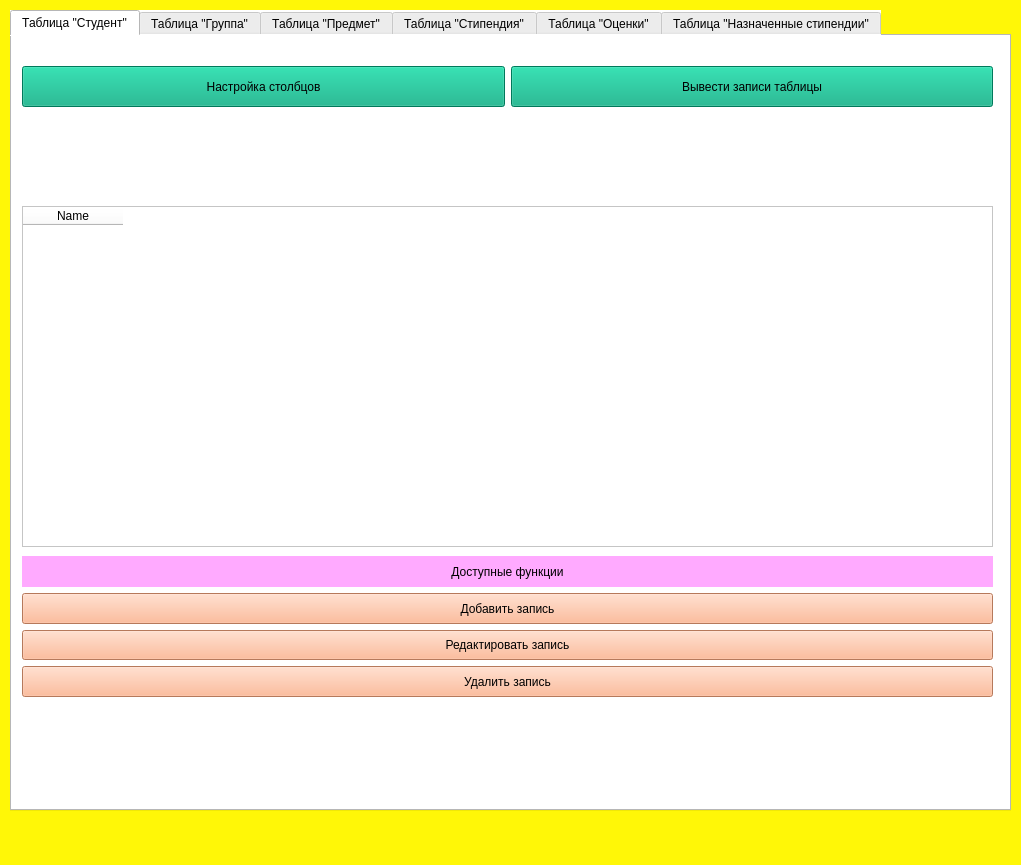
<?xml version="1.0" encoding="UTF-8"?>
<ui version="4.0">
 <class>MainWindow</class>
 <widget class="QMainWindow" name="MainWindow">
  <property name="geometry">
   <rect>
    <x>0</x>
    <y>0</y>
    <width>1021</width>
    <height>865</height>
   </rect>
  </property>
  <property name="windowTitle">
   <string>База данных &quot;Студент&quot;</string>
  </property>
  <property name="styleSheet">
   <string notr="true">background-color: rgb(255, 247, 7);</string>
  </property>
  <property name="documentMode">
   <bool>false</bool>
  </property>
  <property name="tabShape">
   <enum>QTabWidget::Rounded</enum>
  </property>
  <widget class="QWidget" name="centralwidget">
   <widget class="QTabWidget" name="tabWidget">
    <property name="geometry">
     <rect>
      <x>10</x>
      <y>10</y>
      <width>1001</width>
      <height>801</height>
     </rect>
    </property>
    <property name="styleSheet">
     <string notr="true">background-color: rgb(255, 255, 255);</string>
    </property>
    <property name="currentIndex">
     <number>0</number>
    </property>
    <widget class="QWidget" name="tab_student">
     <attribute name="title">
      <string>Таблица &quot;Студент&quot;</string>
     </attribute>
     <widget class="QTableWidget" name="tableWidget">
      <property name="geometry">
       <rect>
        <x>10</x>
        <y>170</y>
        <width>971</width>
        <height>341</height>
       </rect>
      </property>
      <column>
       <property name="text">
        <string>Name</string>
       </property>
      </column>
     </widget>
     <widget class="QWidget" name="">
      <property name="geometry">
       <rect>
        <x>10</x>
        <y>30</y>
        <width>971</width>
        <height>41</height>
       </rect>
      </property>
      <layout class="QHBoxLayout" name="horizontalLayout">
       <item>
        <widget class="QPushButton" name="pushButtonSettingsColumnsStudent">
         <property name="sizePolicy">
          <sizepolicy hsizetype="Minimum" vsizetype="Minimum">
           <horstretch>0</horstretch>
           <verstretch>0</verstretch>
          </sizepolicy>
         </property>
         <property name="styleSheet">
          <string notr="true">background-color: rgb(0, 170, 127);</string>
         </property>
         <property name="text">
          <string>Настройка столбцов</string>
         </property>
        </widget>
       </item>
       <item>
        <widget class="QPushButton" name="pushButtonDisplayRecordsStudent">
         <property name="sizePolicy">
          <sizepolicy hsizetype="Minimum" vsizetype="Minimum">
           <horstretch>0</horstretch>
           <verstretch>0</verstretch>
          </sizepolicy>
         </property>
         <property name="styleSheet">
          <string notr="true">background-color: rgb(0, 170, 127);</string>
         </property>
         <property name="text">
          <string>Вывести записи таблицы</string>
         </property>
        </widget>
       </item>
      </layout>
     </widget>
     <widget class="QWidget" name="">
      <property name="geometry">
       <rect>
        <x>10</x>
        <y>520</y>
        <width>971</width>
        <height>141</height>
       </rect>
      </property>
      <layout class="QVBoxLayout" name="verticalLayout">
       <item>
        <widget class="QLabel" name="labelAviableFuncStudent">
         <property name="sizePolicy">
          <sizepolicy hsizetype="Expanding" vsizetype="Preferred">
           <horstretch>0</horstretch>
           <verstretch>0</verstretch>
          </sizepolicy>
         </property>
         <property name="styleSheet">
          <string notr="true">background-color: rgb(255, 170, 255);</string>
         </property>
         <property name="text">
          <string>Доступные функции</string>
         </property>
         <property name="alignment">
          <set>Qt::AlignCenter</set>
         </property>
        </widget>
       </item>
       <item>
        <widget class="QPushButton" name="pushButtonAddRecordStudent">
         <property name="sizePolicy">
          <sizepolicy hsizetype="Expanding" vsizetype="Minimum">
           <horstretch>0</horstretch>
           <verstretch>0</verstretch>
          </sizepolicy>
         </property>
         <property name="styleSheet">
          <string notr="true">background-color: rgb(255, 170, 127);</string>
         </property>
         <property name="text">
          <string>Добавить запись</string>
         </property>
        </widget>
       </item>
       <item>
        <widget class="QPushButton" name="pushButtonEditRecordStudent">
         <property name="sizePolicy">
          <sizepolicy hsizetype="Expanding" vsizetype="Minimum">
           <horstretch>0</horstretch>
           <verstretch>0</verstretch>
          </sizepolicy>
         </property>
         <property name="styleSheet">
          <string notr="true">background-color: rgb(255, 170, 127);</string>
         </property>
         <property name="text">
          <string>Редактировать запись</string>
         </property>
        </widget>
       </item>
       <item>
        <widget class="QPushButton" name="pushButtonDeleteRecordStudent">
         <property name="sizePolicy">
          <sizepolicy hsizetype="Expanding" vsizetype="Minimum">
           <horstretch>0</horstretch>
           <verstretch>0</verstretch>
          </sizepolicy>
         </property>
         <property name="styleSheet">
          <string notr="true">background-color: rgb(255, 170, 127);</string>
         </property>
         <property name="text">
          <string>Удалить запись</string>
         </property>
        </widget>
       </item>
      </layout>
     </widget>
    </widget>
    <widget class="QWidget" name="tab_group">
     <attribute name="title">
      <string>Таблица &quot;Группа&quot;</string>
     </attribute>
    </widget>
    <widget class="QWidget" name="tab_subject">
     <attribute name="title">
      <string>Таблица &quot;Предмет&quot;</string>
     </attribute>
    </widget>
    <widget class="QWidget" name="tab_scholarship">
     <attribute name="title">
      <string>Таблица &quot;Стипендия&quot;</string>
     </attribute>
    </widget>
    <widget class="QWidget" name="tab_grades">
     <attribute name="title">
      <string>Таблица &quot;Оценки&quot;</string>
     </attribute>
    </widget>
    <widget class="QWidget" name="tab_linking_scholarship">
     <attribute name="title">
      <string>Таблица &quot;Назначенные стипендии&quot;</string>
     </attribute>
    </widget>
   </widget>
  </widget>
  <widget class="QMenuBar" name="menubar">
   <property name="geometry">
    <rect>
     <x>0</x>
     <y>0</y>
     <width>1021</width>
     <height>21</height>
    </rect>
   </property>
  </widget>
  <widget class="QStatusBar" name="statusbar"/>
 </widget>
 <resources/>
 <connections/>
</ui>
